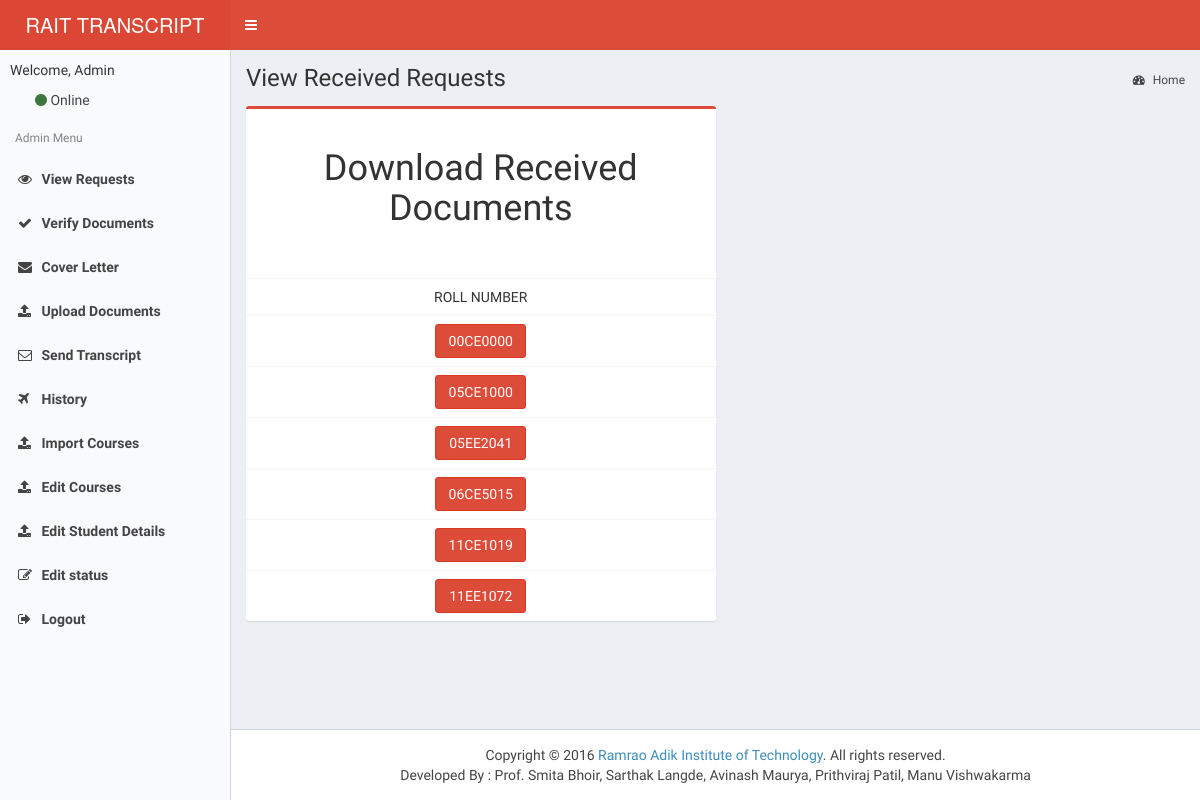
Page /admin/index.php on the earlier database version.
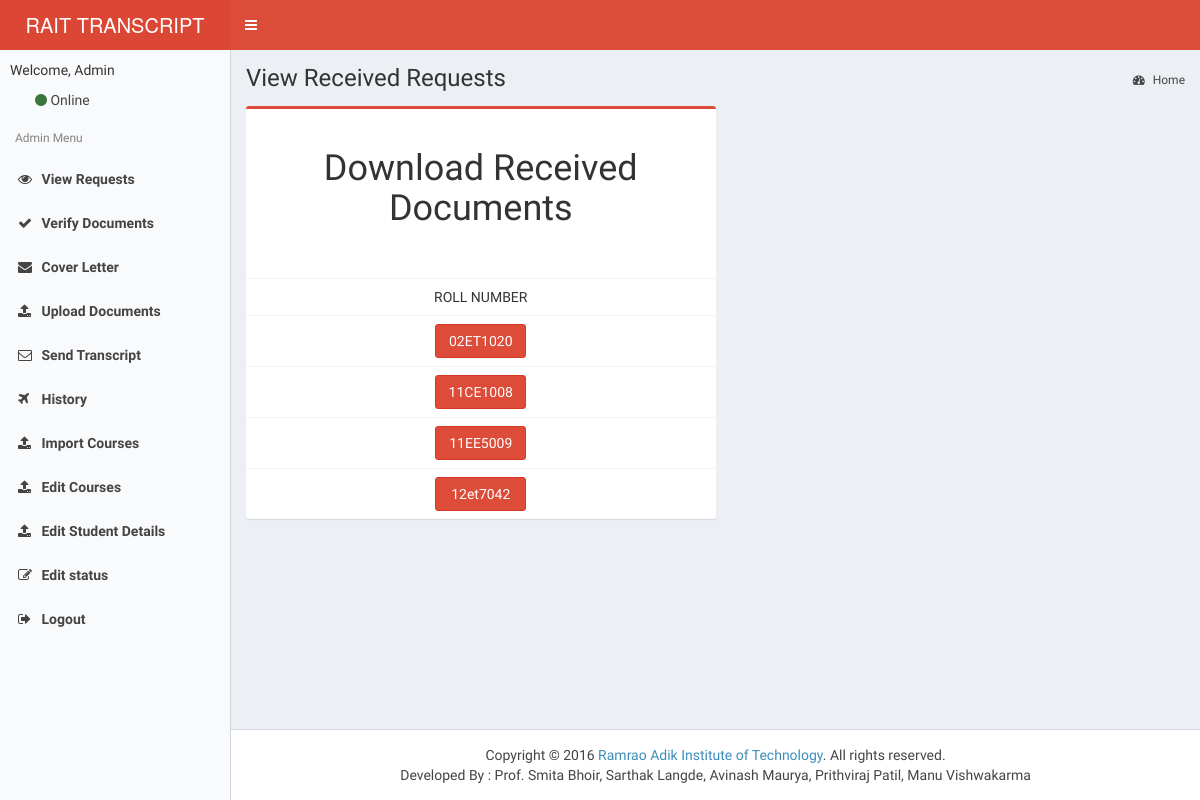
Same page on the later database version.
### tables this page shows
CREATE TABLE `current_status` (
  `roll` varchar(10) NOT NULL,
  `status` int(11) NOT NULL
);

### admin/index.php (the view, shortened to what this page needs)
<?php
include 'header.php';
?>
      <div class="content-wrapper">
        <section class="content-header">
          <h1>
            View Received Requests
          </h1>
          <ol class="breadcrumb">
            <li class="active"><a href="index.php"><i class="fa fa-dashboard"></i> Home</a></li>
          </ol>
        </section>
        <section class="content">
		<?php
echo '<div class="box box-danger" style="width:50%">';
	$n = 0;
	$query="select roll FROM current_status where status = '1'";
	$res=@mysqli_query($connect,$query);
	while($row = @mysqli_fetch_array($res))
	{
		$n++;
	}
	$query="select roll FROM current_status where status = '1'";
	$res=@mysqli_query($connect,$query);
	echo'<center>';
	echo '<table class="table">';
  	echo '<br><tr><h1>Download Received Documents</h1></tr><br><br><tr>';
    echo '<td><CENTER> ROLL NUMBER</td>';
	while(($row = @mysqli_fetch_array($res)) && ($n != 0))
	{
		$roll = $row['roll'];
		echo '<tr>';
    	echo '<td><form method = "POST" action = "document_lists.php"><CENTER><input type="submit"  style="width:20%" class="btn btn-danger" name = "roll" value="'.$roll.'"></CENTER></form></td>';
		echo '</tr>';
		$n--;
	}
	echo '</tr>';
	echo '</table>';
	echo '</div>';
?>
        </section>
      </div>
      <?php
	  include 'footer.php';
	  ?>
</html>

Differences in the rows shown:
no longer on this page (row edited): current_status: roll "00CE0000"
no longer on this page (row edited): current_status: roll "05CE1000"
no longer on this page (row edited): current_status: roll "05EE2041"
no longer on this page (row edited): current_status: roll "06CE5015"
no longer on this page (row edited): current_status: roll "11CE1019"
no longer on this page (row edited): current_status: roll "11EE1072"
added current_status: roll "02ET1020"
added current_status: roll "11CE1008"
added current_status: roll "11EE5009"
added current_status: roll "12et7042"
